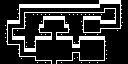

Below is a game level as drawn by its tile map, then a one-line description and the .tmx file that defines it, in full:
An orthogonal 32x16 tile map with 4x4 px tiles, 1 tile layer (Tile Layer 1).

<map version="1.0" tiledversion="1.0.2" orientation="orthogonal" renderorder="right-down" width="32" height="16" tilewidth="4" tileheight="4" nextobjectid="1">
 <tileset firstgid="1" source="tileset_dungeon.tsx" />
 <layer name="Tile Layer 1" width="32" height="16">
  <data encoding="csv">
2,2,2,2,2,2,2,2,2,2,2,2,2,2,2,2,2,2,2,2,2,2,2,2,4,6,6,6,6,6,7,2,
2,2,2,2,4,6,6,6,6,6,6,6,6,6,6,6,6,6,6,6,6,6,6,6,19,14,14,22,13,14,15,2,
2,2,2,2,20,22,14,22,14,14,14,14,22,13,21,13,13,14,13,14,14,21,21,14,14,13,10,29,11,14,15,2,
2,2,2,2,12,14,10,29,30,30,30,30,30,29,29,30,29,30,30,30,30,30,30,30,29,30,31,2,12,22,15,2,
2,2,2,2,20,22,15,2,2,2,4,6,6,6,6,6,7,2,2,2,4,6,6,6,6,7,2,2,12,13,15,2,
2,4,6,6,19,13,15,2,2,2,20,21,13,13,22,13,23,2,2,2,20,13,13,13,13,18,6,6,19,14,23,2,
2,20,22,14,22,14,15,2,2,4,19,14,22,21,22,13,18,7,2,2,12,21,14,22,14,22,13,14,13,13,15,2,
2,12,13,10,30,29,31,2,2,12,22,22,22,14,21,14,13,15,2,2,12,14,13,22,22,10,29,29,29,30,31,2,
2,20,13,23,2,2,2,2,2,28,30,30,11,21,10,30,29,31,2,2,28,30,29,29,30,31,2,2,2,2,2,2,
2,20,13,18,6,6,7,2,4,6,6,6,19,22,18,6,6,6,7,4,6,6,6,6,6,6,7,2,2,2,2,2,
2,12,14,21,14,21,23,2,12,13,21,22,14,13,21,14,13,21,23,12,14,21,13,22,14,22,15,2,2,2,2,2,
2,28,29,29,11,21,23,2,12,14,21,14,14,14,21,14,21,13,18,19,13,22,14,13,21,22,15,2,2,2,2,2,
2,2,2,2,12,13,18,6,19,14,21,22,13,21,14,14,14,13,21,13,21,13,21,13,13,13,23,2,2,2,2,2,
2,2,2,2,12,22,13,14,13,21,21,21,22,13,14,14,13,22,10,11,21,22,13,13,22,21,23,2,2,2,2,2,
2,2,2,2,28,30,29,29,11,22,13,22,14,14,13,14,13,14,23,20,13,21,22,22,22,14,23,2,2,2,2,2,
2,2,2,2,2,2,2,2,28,30,29,30,11,21,10,30,29,29,31,28,30,29,30,29,30,29,31,2,2,2,2,2
</data>
 </layer>
</map>
